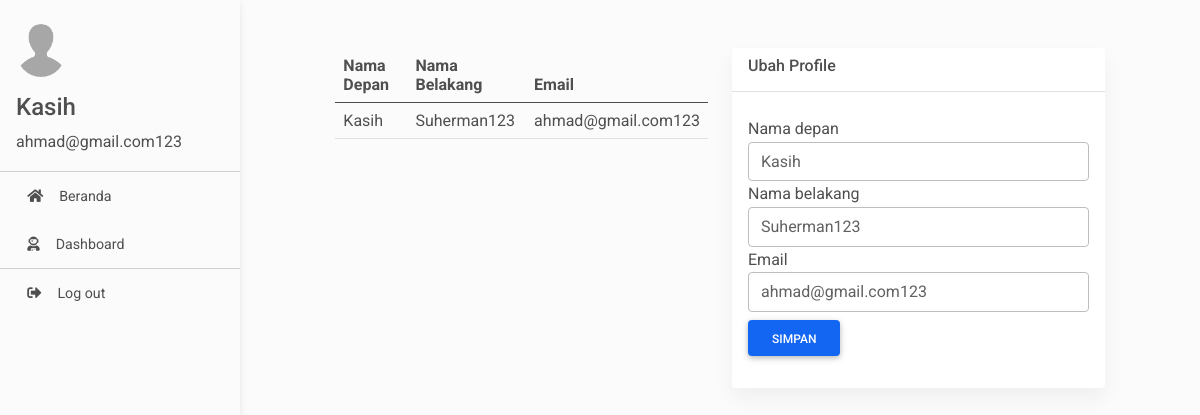
The page /user/ (signed in) on the database its author committed.
### tables this page shows
CREATE TABLE `pengguna` (
  `id` int(11) NOT NULL,
  `jurusan_id` int(11) DEFAULT NULL,
  `nama_depan` varchar(25) NOT NULL,
  `nama_belakang` varchar(30) NOT NULL,
  `email` varchar(25) NOT NULL,
  `password` varchar(25) NOT NULL,
  `no_telepon` varchar(15) NOT NULL,
  `level` enum('Admin','Pengguna') DEFAULT NULL
);

### user/index.php (the view, shortened to what this page needs)
<?php
 require('../config/database.php');
$id = $_SESSION['id_user'];
$sql = "SELECT * FROM pengguna WHERE id='$id'";
$data = mysqli_query($DB_CONNECTION, $sql);
$mahasiswa = mysqli_fetch_array($data);
?>
<html lang="en"><head>
    <link rel="stylesheet" href="https://use.fontawesome.com/releases/v5.11.2/css/all.css">
    <link rel="stylesheet" href="../css/admin/index.css">
    <link rel="stylesheet" href="../css/admin/index2.css">
</head>
  <body>
    <div id="full-screen-example" class="sidenav bg-light sidenav-dark" data-color="dark" data-mode="side" data-hidden="false" data-scroll-container="#scrollContainer" style="width: 240px; height: 100vh; position: fixed; transition: all 0.3s linear 0s; transform: translateX(0%);">
      <div class="mt-4">
        <div id="header-content" class="pl-3">
          <img  src="../img/default.png" alt="avatar" class="rounded-circle img-fluid mb-3" style="max-width: 50px;">
          <h4>
            <span style="white-space: nowrap;"><?= $_SESSION['nama_depan']; ?></span>
          </h4>
          <p><?= $_SESSION['email']; ?></p>
        </div>
        <hr class="mb-0">
      </div>
      <div id="scrollContainer" class="ps ps--active-y" style="max-height: calc(100% - 245px); position: relative;">
        <ul class="sidenav-menu">
        <li class="sidenav-item">
            <a class="sidenav-link ripple-surface" href="../index.php" tabindex="1"> <i class="fas fa-home pr-3"></i>Beranda</a>
          </li>
          <li class="sidenav-item">
            <a class="sidenav-link ripple-surface" href="index.php" tabindex="1"> <i class="fas fa-user-astronaut pr-3"></i>Dashboard</a>
          </li>
        </ul>
        <hr class="m-0">
        <ul class="sidenav-menu">
          <li class="sidenav-item">
            <a class="sidenav-link ripple-surface" tabindex="1" href="logout.php"> <i class="fas fa-sign-out-alt pr-3"></i>Log out</a>
          </li>
        </ul>
      </div>
    </div>
    <div class="mdb-page-content page-intro py-5 bg-light">
      <div class="container-fluid">
        <div class="row d-flex justify-content-center">
          <div class="col-md-5">
            <table class="table">
              <thead>
                <tr>
                  <th scope="col">Nama Depan</th>
                  <th scope="col">Nama Belakang</th>
                  <th scope="col">Email</th>
                </tr>
              </thead>
              <tbody>
                <tr>
                  <td><?php echo $_SESSION['nama_depan']; ?></td>
                  <td><?php echo $_SESSION['nama_belakang']; ?></td>
                  <td><?php echo $_SESSION['email']; ?></td>
                </tr>
              </tbody>
            </table>
          </div>
          <div class="col-md-5">
              <div class="card">
                <div class="card-title">
                  <div class="card-header">
                    <h6>Ubah Profile</h6>
                  </div>
                </div>
                <div class="card-body">
                  <form action="" method="post" enctype="multipart/form-data">
                    <div class="form-group">
                        <label for="exampleInputEmail1">Nama depan</label>
                        <input name="nama_depan" type="text" class="form-control" id="exampleInputEmail1" aria-describedby="emailHelp" placeholder="Nama" value="<?= $mahasiswa['nama_depan'] ?>">
                    </div>
                    <div class="form-group">
                        <label for="namaBelakang">Nama belakang</label>
                        <input name="nama_belakang" type="text" class="form-control" id="namaBelakang" aria-describedby="emailHelp" placeholder="Nama" value="<?= $mahasiswa['nama_belakang'] ?>">
                    </div>
                    <div class="form-group">
                        <label for="exampleInputEmail1">Email</label>
                        <input name="email" type="text" class="form-control" id="exampleInputEmail1" aria-describedby="emailHelp" placeholder="Nama" value="<?= $mahasiswa['email'] ?>">
                    </div>
                    <input type="submit" class="btn btn-primary mt-2" value="Simpan" name="submit"></input>
                  </form>
                </div>
              </div>
          </div>
        </div>
      </div>
    </div>
</body></html>

### user/index.php (style rules this page uses)
.page-intro { background-color: white; width: 100vw; min-height: 100vh; }
img { max-width: 80%; }
.mdb-page-content { padding-left: 240px; transition: padding 0.3s linear; }
INPUT:not(:-webkit-autofill),SELECT:not(:-webkit-autofill),TEXTAREA:not(:-webkit-autofill) { animation-name:onautofillcancel }

### rows shown on the page
pengguna: nama_depan "Kasih", nama_belakang "Suherman123", email "ahmad@gmail.com123"

### other values the page prints
$_SESSION['nama_depan'] "Kasih"
$_SESSION['email'] "ahmad@gmail.com123"
$_SESSION['nama_belakang'] "Suherman123"
